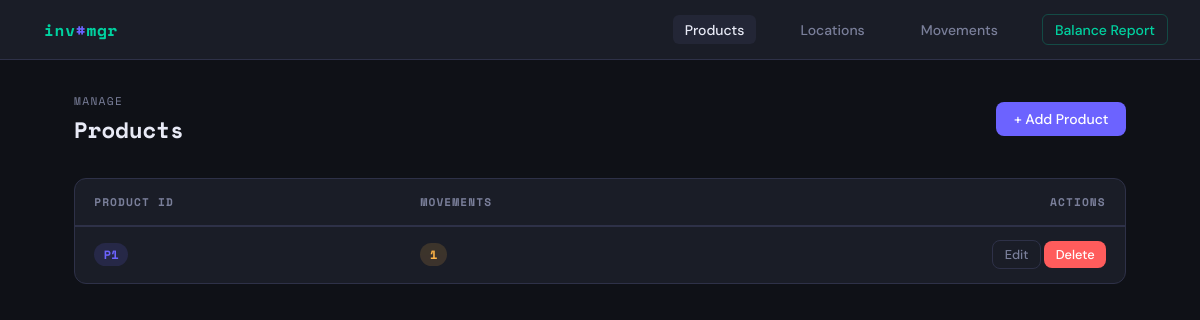
The page /products on the database as committed earlier.
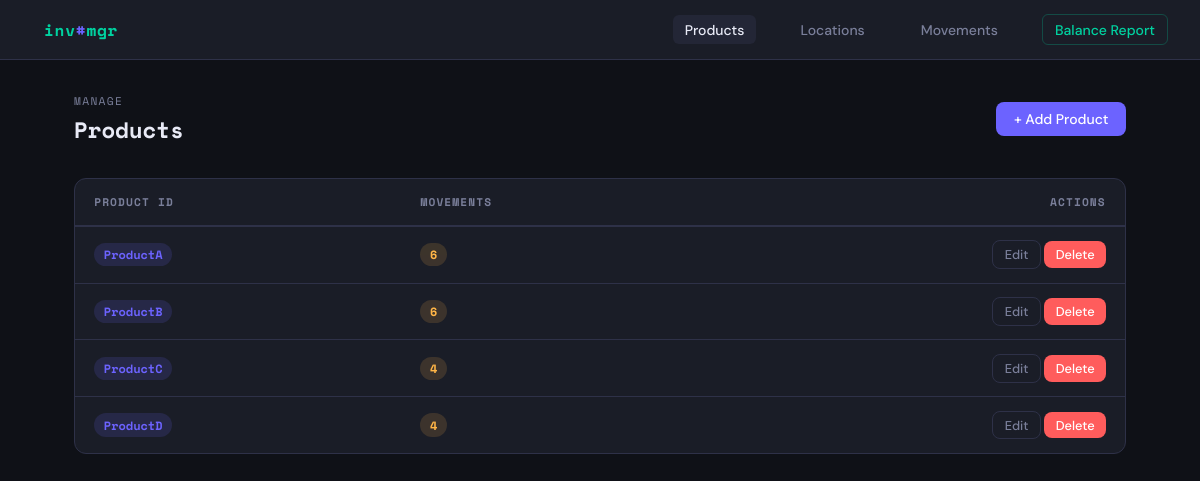
The same page on the database as committed later.
### app.py (models this page shows, shortened)
class Product(db.Model):
    product_id = db.Column(db.String(50), primary_key=True)
    movements = db.relationship('ProductMovement', backref='product', lazy=True)

### app.py (the view)
@app.route('/products')
def products():
    all_products = Product.query.all()
    return render_template('products.html', products=all_products)

### templates/products.html (shortened to what this page needs)
{% extends 'base.html' %}
{% block content %}
<div class="page-header">
  <h1><span class="label">Manage</span>Products</h1>
  <a href="{{ url_for('add_product') }}" class="btn btn-primary">+ Add Product</a>
</div>
<div class="card">
  {% if products %}
  <table>
    <thead>
      <tr>
        <th>Product ID</th>
        <th>Movements</th>
        <th style="text-align:right">Actions</th>
      </tr>
    </thead>
    <tbody>
      {% for p in products %}
      <tr>
        <td><span class="badge badge-purple">{{ p.product_id }}</span></td>
        <td><span class="badge badge-orange">{{ p.movements | length }}</span></td>
        <td style="text-align:right">
          <a href="{{ url_for('edit_product', product_id=p.product_id) }}" class="btn btn-outline btn-sm">Edit</a>
          <form method="POST" action="{{ url_for('delete_product', product_id=p.product_id) }}" style="display:inline"
                onsubmit="return confirm('Delete product {{ p.product_id }}?')">
            <button class="btn btn-danger btn-sm">Delete</button>
          </form>
        </td>
      </tr>
      {% endfor %}
    </tbody>
  </table>
  {% else %}
  <div class="empty">
    <div class="icon">📦</div>
    <p>No products yet. Add your first product to get started.</p>
    <a href="{{ url_for('add_product') }}" class="btn btn-primary">+ Add Product</a>
  </div>
  {% endif %}
</div>
{% endblock %}

Rows that differ between the two databases and show on the page:
removed Product: product_id "P1", movements|length "1"
added Product: product_id "ProductA", movements|length "6"
added Product: product_id "ProductB", movements|length "6"
added Product: product_id "ProductC", movements|length "4"
added Product: product_id "ProductD", movements|length "4"
